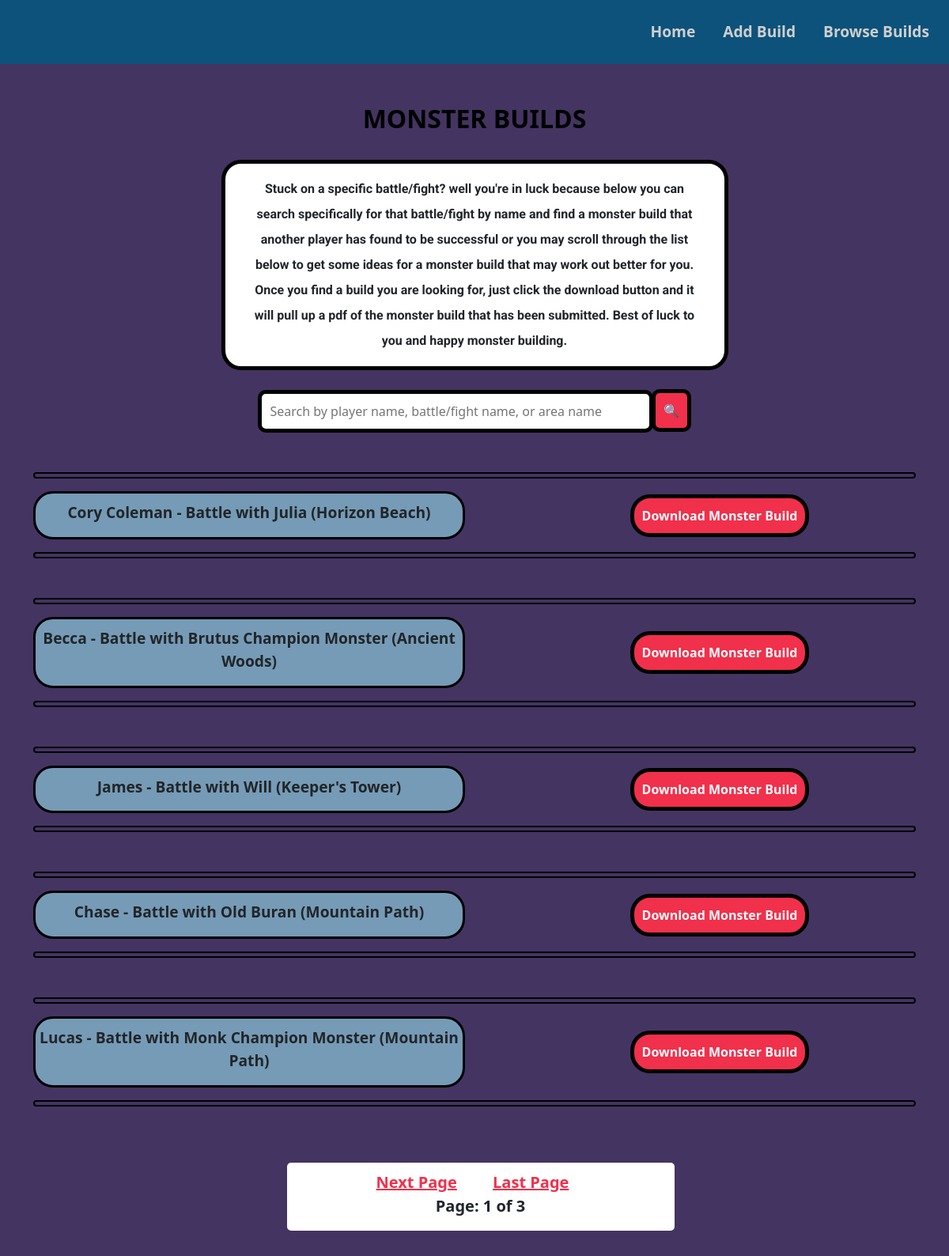
Page /build-list/ on the committed database.
### project/models.py (models this page shows, shortened)
class Build(models.Model):
    battle_name = models.CharField(max_length=100)
    monster_build = models.CharField(max_length=100)
    skill_1 = models.TextField(max_length=1000)
    equip_1 = models.CharField(max_length=200)
    skill_2 = models.TextField(max_length=1000)
    equip_2 = models.CharField(max_length=200)
    skill_3 = models.TextField(max_length=1000)
    equip_3 = models.CharField(max_length=200)
    strategy = models.TextField(max_length=5000)

### project/views.py (the view)
# urls.py: path('build-list/', views.build_list, name="build_list"),
def build_list(request):
    builds = Build.objects.all()
    fight_name = request.GET.get('fight_name')
    if fight_name != '' and fight_name is not None:
        builds = builds.filter(battle_name__icontains=fight_name)
    paginator = Paginator(builds, 5)
    page = request.GET.get('page')
    builds = paginator.get_page(page)
    return render(request, 'project/build_list.html', {'builds': builds})

### project/templates/project/build_list.html (shortened to what this page needs)
{% extends 'project/base.html' %}
{% block body %}
<div class="container">
    <div class="row align-items-center justify-content-md-center">
        <div class="col-md-12 text-center">
            <h2 class="builds-list-header">MONSTER BUILDS</h2>
        </div>
    </div>
    <div class="row align-items-center justify-content-md-center">
        <div class="col-md-7 text-center">
            <div class="card builds-list-card-intro">
                <div class="card-body">
                    <p class="card-text builds-list-card-intro-text">
                        Stuck on a specific battle/fight? well you're in luck because below
                        you can search specifically for that battle/fight by name and find
                        a monster build that another player has found to be successful or
                        you may scroll through the list below to get some ideas for a
                        monster build that may work out better for you. Once you find
                        a build you are looking for, just click the download button and
                        it will pull up a pdf of the monster build that has been submitted.
                        Best of luck to you and happy monster building.
                    </p>
                </div>
            </div>
        </div>
    </div>
    <div class="container">
        <div class="row">
            <div class="col-md-12 d-flex justify-content-md-center">
                <form action="" method="GET">
                    <input class="search-build" type="search" placeholder="Search by player name, battle/fight name, or area name" name="fight_name">
                    <button class="btn btn-danger search-btn" type="submit">&#128269</button>
                </form>
            </div>
        </div>
    </div>
    {% for build in builds %}
        <hr class="builds-list-horizontal-line">
        <div class="row align-items-center justify-content-md-center battle-card">
            <div class="col-md-6 text-center">
                <div class="card build-list-card">
                    <p class="battle">{{ build.battle_name }}</p>
                </div>
            </div>
            <div class="col-md-6 text-center">
                <a href="/{{build.id}}" class="btn btn-danger download-btn text-white">Download Monster Build</a>
            </div>
        </div>
        <hr>
    {% endfor %}
    <div class="container page-container">
        <div class="row page-number text-center">
            <div class="col-md-12">
                {% if builds.has_next %}
                <a href="?page={{ builds.next_page_number }}" class="page-next">Next Page</a>
                <a href="?page={{ builds.paginator.num_pages }}" class="page-last">Last Page</a>
                {% endif %}
                <div class="row">
                    <p class="page">Page: <span>{{ builds.number }} of {{ builds.paginator.num_pages }}</span></p>
                </div>
            </div>
        </div>
    </div>
</div>
{% endblock %}

### project/templates/project/base.html (shortened to what this page needs)
{% load static %}
<!doctype html>
<html lang="en">
<head>
    <link rel="stylesheet" href="{% static 'project/style.css' %}">
    <link href="https://cdn.jsdelivr.net/npm/bootstrap@5.2.2/dist/css/bootstrap.min.css" rel="stylesheet">
</head>
<body class="global-bg">
<nav class="navbar">
    <div class="navbar">
        <a href="/home" class="nav-item nav-link">Home</a>
        <a href="/build-form" class="nav-item nav-link">Add Build</a>
        <a href="/build-list" class="nav-item nav-link">Browse Builds</a>
    </div>
</nav>
{% block body %}
{% endblock %}
</body>
</html>

### project/static/project/style.css (style rules this page uses)
body { background-color: #443461 !important; }
.card { border: solid black !important; border-radius: 25px !important; }
.global-bg { background-image: url("https://cdn.cloudflare.steamstatic.com/steamcommunity/public/images/items/814370/1f01e9c455dab0df30384d2b727de27b4f7c460b.jpg") !important; background-size: cover; background-repeat: no-repeat; }
.navbar { background-color: #0d527b !important; }
nav a { color: #CFCFCF !important; font-size: larger !important; font-weight: bolder !important; }
nav a.nav-item { margin-right: 15px; padding: 10px 10px 10px 10px; }
.builds-list-horizontal-line { margin-top: 50px; }
.builds-list-header { color: black; font-weight: bolder; margin-top: 50px; }
.builds-list-card-intro { border: 5px solid black !important; font-family: 'Roboto', serif !important; margin-top: 25px; }
.builds-list-card-intro-text { font-weight: bolder; line-height: 2em !important; padding: 0px 10px 0px 10px; }
.build-list-card { background-color: #769bb6 !important; padding: 10px 0px 0px 0px!important; }
.download-btn { background-color: #f1304b !important; border: 5px solid black !important; border-radius: 25px !important; color: white !important; font-weight: bolder !important; margin-left: 50px; padding: 10px !important; }
hr { height: 8px; background-color: #443461; border: 2px solid black !important; border-radius: 25px; opacity: 1 !important; }
p.battle { font-size: larger; font-weight: bolder !important; }
.page-container { display: flex; justify-content: center; }
.page-last { color: #f1304b !important; font-size: 20px; font-weight: bolder; margin-left: 20px; text-decoration: underline; }
.page-next { color: #f1304b !important; font-size: 20px; font-weight: bolder; margin-right: 20px; text-decoration: underline; }
.page-number a { color: #f1304b !important; font-size: 20px !important; font-weight: bolder !important; margin-right: 20px !important; text-decoration: underline !important; }
.page-number { background-color: white; border: 5px solid #443461 !important; border-radius: 10px !important; font-size: 20px !important; font-weight: bolder !important; margin-bottom: 100px !important; margin-left: 3px !important; margin-top: 50px !important; padding-top: 10px !important; width: 500px !important; }
p.page { font-size: 20px !important; font-weight: bolder !important; margin-right: 10px; }
.search-build { border: 5px solid black !important; border-radius: 10px !important; margin-top: 25px; padding: 10px !important; width: 500px; }
.search-btn { background-color: #f1304b !important; border: 5px solid black !important; border-radius: 10px !important; color: white !important; font-weight: bolder !important; margin-top: -5px; margin-left: -7px; padding: 10px !important; }

### rows in the picture
Build: battle_name "Cory Coleman - Battle with Julia (Horizon Beach)"
Build: battle_name "Becca - Battle with Brutus Champion Monster (Ancient Woods)"
Build: battle_name "James - Battle with Will (Keeper's Tower)"
Build: battle_name "Chase - Battle with Old Buran (Mountain Path)"
Build: battle_name "Lucas - Battle with Monk Champion Monster (Mountain Path)"

### other values in the picture
{{ builds.number }} "1"
{{ builds.paginator.num_pages }} "3"
